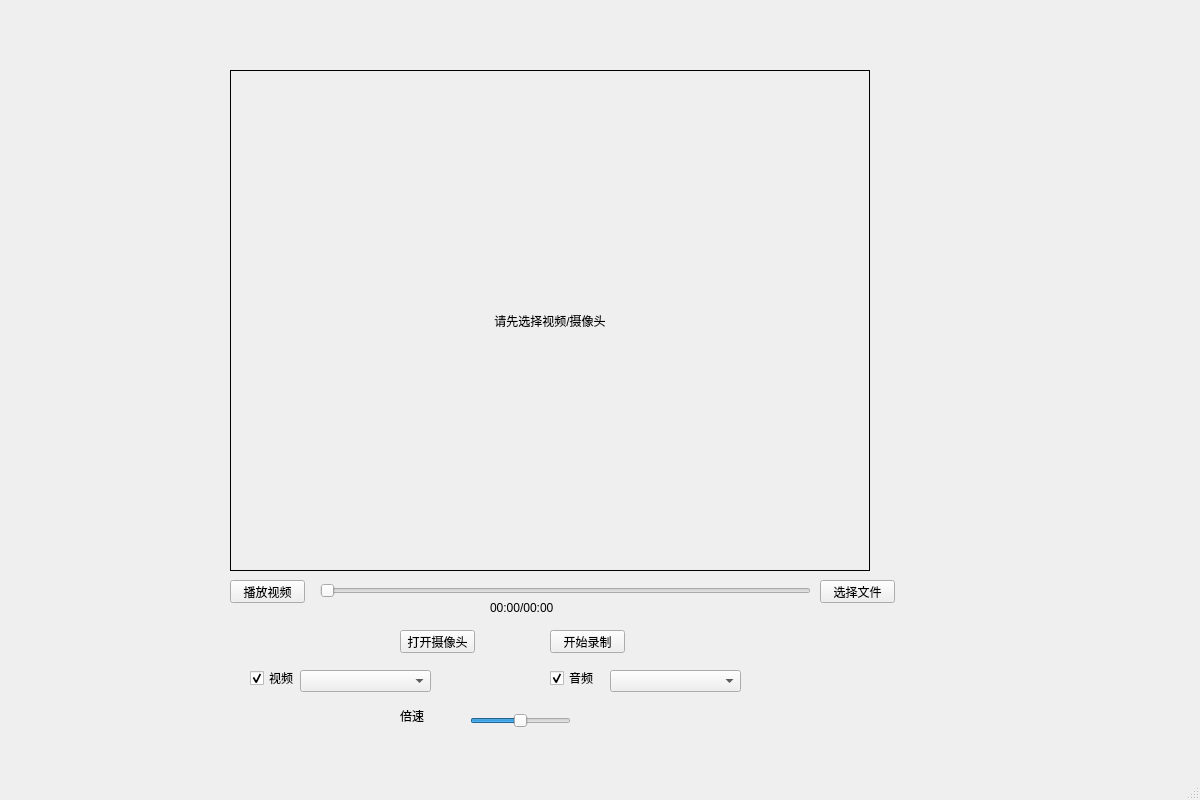
<?xml version="1.0" encoding="UTF-8"?>
<ui version="4.0">
 <class>VideoWindow</class>
 <widget class="QMainWindow" name="VideoWindow">
  <property name="geometry">
   <rect>
    <x>0</x>
    <y>0</y>
    <width>1200</width>
    <height>800</height>
   </rect>
  </property>
  <property name="windowTitle">
   <string>MainWindow</string>
  </property>
  <widget class="QWidget" name="centralwidget">
   <widget class="QLabel" name="label">
    <property name="geometry">
     <rect>
      <x>230</x>
      <y>70</y>
      <width>640</width>
      <height>501</height>
     </rect>
    </property>
    <property name="frameShape">
     <enum>QFrame::Panel</enum>
    </property>
    <property name="frameShadow">
     <enum>QFrame::Plain</enum>
    </property>
    <property name="lineWidth">
     <number>1</number>
    </property>
    <property name="text">
     <string>请先选择视频/摄像头</string>
    </property>
    <property name="textFormat">
     <enum>Qt::AutoText</enum>
    </property>
    <property name="scaledContents">
     <bool>false</bool>
    </property>
    <property name="alignment">
     <set>Qt::AlignCenter</set>
    </property>
   </widget>
   <widget class="QComboBox" name="comboBox">
    <property name="geometry">
     <rect>
      <x>300</x>
      <y>670</y>
      <width>131</width>
      <height>22</height>
     </rect>
    </property>
   </widget>
   <widget class="QComboBox" name="audioList">
    <property name="geometry">
     <rect>
      <x>610</x>
      <y>670</y>
      <width>131</width>
      <height>22</height>
     </rect>
    </property>
   </widget>
   <widget class="QPushButton" name="playVideo">
    <property name="geometry">
     <rect>
      <x>230</x>
      <y>580</y>
      <width>75</width>
      <height>23</height>
     </rect>
    </property>
    <property name="text">
     <string>播放视频</string>
    </property>
   </widget>
   <widget class="QPushButton" name="photo">
    <property name="geometry">
     <rect>
      <x>400</x>
      <y>630</y>
      <width>75</width>
      <height>23</height>
     </rect>
    </property>
    <property name="text">
     <string>打开摄像头</string>
    </property>
   </widget>
   <widget class="QCheckBox" name="isUseAudio">
    <property name="geometry">
     <rect>
      <x>550</x>
      <y>670</y>
      <width>71</width>
      <height>16</height>
     </rect>
    </property>
    <property name="text">
     <string>音频</string>
    </property>
    <property name="checked">
     <bool>true</bool>
    </property>
   </widget>
   <widget class="QCheckBox" name="isUseCam">
    <property name="geometry">
     <rect>
      <x>250</x>
      <y>670</y>
      <width>71</width>
      <height>16</height>
     </rect>
    </property>
    <property name="text">
     <string>视频</string>
    </property>
    <property name="checkable">
     <bool>true</bool>
    </property>
    <property name="checked">
     <bool>true</bool>
    </property>
   </widget>
   <widget class="QSlider" name="playSpeed">
    <property name="geometry">
     <rect>
      <x>470</x>
      <y>710</y>
      <width>101</width>
      <height>22</height>
     </rect>
    </property>
    <property name="maximum">
     <number>4</number>
    </property>
    <property name="singleStep">
     <number>1</number>
    </property>
    <property name="value">
     <number>2</number>
    </property>
    <property name="orientation">
     <enum>Qt::Horizontal</enum>
    </property>
   </widget>
   <widget class="QLabel" name="label_2">
    <property name="geometry">
     <rect>
      <x>400</x>
      <y>710</y>
      <width>54</width>
      <height>12</height>
     </rect>
    </property>
    <property name="text">
     <string>倍速</string>
    </property>
   </widget>
   <widget class="QSlider" name="horizontalSlider">
    <property name="geometry">
     <rect>
      <x>320</x>
      <y>580</y>
      <width>491</width>
      <height>22</height>
     </rect>
    </property>
    <property name="orientation">
     <enum>Qt::Horizontal</enum>
    </property>
   </widget>
   <widget class="QPushButton" name="selectFile">
    <property name="geometry">
     <rect>
      <x>820</x>
      <y>580</y>
      <width>75</width>
      <height>23</height>
     </rect>
    </property>
    <property name="text">
     <string>选择文件</string>
    </property>
   </widget>
   <widget class="QLabel" name="timeLabel">
    <property name="geometry">
     <rect>
      <x>490</x>
      <y>600</y>
      <width>81</width>
      <height>16</height>
     </rect>
    </property>
    <property name="text">
     <string>00:00/00:00</string>
    </property>
   </widget>
   <widget class="QPushButton" name="recordVideo">
    <property name="geometry">
     <rect>
      <x>550</x>
      <y>630</y>
      <width>75</width>
      <height>23</height>
     </rect>
    </property>
    <property name="text">
     <string>开始录制</string>
    </property>
   </widget>
  </widget>
  <widget class="QMenuBar" name="menubar">
   <property name="geometry">
    <rect>
     <x>0</x>
     <y>0</y>
     <width>1200</width>
     <height>23</height>
    </rect>
   </property>
  </widget>
  <widget class="QStatusBar" name="statusbar"/>
 </widget>
 <resources/>
 <connections/>
</ui>
